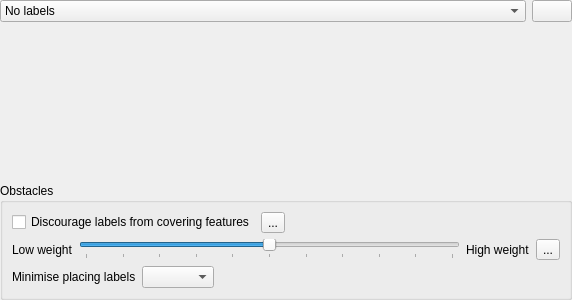
<?xml version="1.0" encoding="UTF-8"?>
<ui version="4.0">
 <class>QgsLabelingWidget</class>
 <widget class="QWidget" name="QgsLabelingWidget">
  <property name="geometry">
   <rect>
    <x>0</x>
    <y>0</y>
    <width>572</width>
    <height>300</height>
   </rect>
  </property>
  <layout class="QVBoxLayout" name="verticalLayout">
   <property name="spacing">
    <number>6</number>
   </property>
   <property name="leftMargin">
    <number>0</number>
   </property>
   <property name="topMargin">
    <number>0</number>
   </property>
   <property name="rightMargin">
    <number>0</number>
   </property>
   <property name="bottomMargin">
    <number>0</number>
   </property>
   <item>
    <layout class="QHBoxLayout" name="horizontalLayout">
     <item>
      <widget class="QComboBox" name="mLabelModeComboBox">
       <property name="sizePolicy">
        <sizepolicy hsizetype="Expanding" vsizetype="Fixed">
         <horstretch>0</horstretch>
         <verstretch>0</verstretch>
        </sizepolicy>
       </property>
       <item>
        <property name="text">
         <string>No labels</string>
        </property>
        <property name="icon">
         <iconset resource="../../images/images.qrc">
          <normaloff>:/images/themes/default/labelingNone.svg</normaloff>:/images/themes/default/labelingNone.svg</iconset>
        </property>
       </item>
       <item>
        <property name="text">
         <string>Show labels for this layer</string>
        </property>
        <property name="icon">
         <iconset resource="../../images/images.qrc">
          <normaloff>:/images/themes/default/labelingSingle.svg</normaloff>:/images/themes/default/labelingSingle.svg</iconset>
        </property>
       </item>
       <item>
        <property name="text">
         <string>Rule-based labeling</string>
        </property>
        <property name="icon">
         <iconset resource="../../images/images.qrc">
          <normaloff>:/images/themes/default/labelingRuleBased.svg</normaloff>:/images/themes/default/labelingRuleBased.svg</iconset>
        </property>
       </item>
       <item>
        <property name="text">
         <string>Blocking</string>
        </property>
        <property name="icon">
         <iconset resource="../../images/images.qrc">
          <normaloff>:/images/themes/default/labelingObstacle.svg</normaloff>:/images/themes/default/labelingObstacle.svg</iconset>
        </property>
       </item>
      </widget>
     </item>
     <item>
      <widget class="QPushButton" name="mEngineSettingsButton">
       <property name="enabled">
        <bool>true</bool>
       </property>
       <property name="toolTip">
        <string>Automated placement settings (apply to all layers)</string>
       </property>
       <property name="icon">
        <iconset resource="../../images/images.qrc">
         <normaloff>:/images/themes/default/mIconAutoPlacementSettings.svg</normaloff>:/images/themes/default/mIconAutoPlacementSettings.svg</iconset>
       </property>
       <property name="iconSize">
        <size>
         <width>24</width>
         <height>16</height>
        </size>
       </property>
      </widget>
     </item>
    </layout>
   </item>
   <item>
    <widget class="QStackedWidget" name="mStackedWidget"/>
   </item>
   <item>
    <widget class="QgsCollapsibleGroupBox" name="mObstaclesGroupBox">
     <property name="title">
      <string>Obstacles</string>
     </property>
     <property name="checkable">
      <bool>false</bool>
     </property>
     <layout class="QVBoxLayout" name="verticalLayout_17">
      <item>
       <layout class="QHBoxLayout" name="horizontalLayout_16">
        <item>
         <widget class="QCheckBox" name="mChkNoObstacle">
          <property name="enabled">
           <bool>true</bool>
          </property>
          <property name="text">
           <string>Discourage labels from covering features</string>
          </property>
         </widget>
        </item>
        <item>
         <widget class="QgsDataDefinedButton" name="mIsObstacleDDBtn">
          <property name="text">
           <string>...</string>
          </property>
         </widget>
        </item>
        <item>
         <spacer name="horizontalSpacer_24">
          <property name="orientation">
           <enum>Qt::Horizontal</enum>
          </property>
          <property name="sizeHint" stdset="0">
           <size>
            <width>40</width>
            <height>20</height>
           </size>
          </property>
         </spacer>
        </item>
       </layout>
      </item>
      <item>
       <widget class="QFrame" name="mObstaclePriorityFrame">
        <layout class="QHBoxLayout" name="horizontalLayout_18">
         <property name="margin">
          <number>0</number>
         </property>
         <item>
          <widget class="QLabel" name="label_40">
           <property name="text">
            <string>Low weight</string>
           </property>
          </widget>
         </item>
         <item>
          <widget class="QSlider" name="mObstacleFactorSlider">
           <property name="toolTip">
            <string>Controls how likely labels are to cover features in this layer</string>
           </property>
           <property name="minimum">
            <number>0</number>
           </property>
           <property name="maximum">
            <number>100</number>
           </property>
           <property name="value">
            <number>50</number>
           </property>
           <property name="orientation">
            <enum>Qt::Horizontal</enum>
           </property>
           <property name="tickPosition">
            <enum>QSlider::TicksBelow</enum>
           </property>
           <property name="tickInterval">
            <number>10</number>
           </property>
          </widget>
         </item>
         <item>
          <widget class="QLabel" name="label_41">
           <property name="text">
            <string>High weight</string>
           </property>
          </widget>
         </item>
         <item>
          <widget class="QgsDataDefinedButton" name="mObstacleFactorDDBtn">
           <property name="text">
            <string>...</string>
           </property>
          </widget>
         </item>
        </layout>
       </widget>
      </item>
      <item>
       <widget class="QFrame" name="mPolygonObstacleTypeFrame">
        <property name="frameShape">
         <enum>QFrame::NoFrame</enum>
        </property>
        <property name="frameShadow">
         <enum>QFrame::Raised</enum>
        </property>
        <layout class="QHBoxLayout" name="horizontalLayout_11">
         <property name="margin">
          <number>0</number>
         </property>
         <item>
          <widget class="QLabel" name="label_14">
           <property name="text">
            <string>Minimise placing labels</string>
           </property>
          </widget>
         </item>
         <item>
          <widget class="QComboBox" name="mObstacleTypeComboBox"/>
         </item>
         <item>
          <spacer name="horizontalSpacer_15">
           <property name="orientation">
            <enum>Qt::Horizontal</enum>
           </property>
           <property name="sizeHint" stdset="0">
            <size>
             <width>40</width>
             <height>20</height>
            </size>
           </property>
          </spacer>
         </item>
        </layout>
       </widget>
      </item>
     </layout>
    </widget>
   </item>
  </layout>
 </widget>
 <customwidgets>
  <customwidget>
   <class>QgsCollapsibleGroupBox</class>
   <extends>QGroupBox</extends>
   <header>qgscollapsiblegroupbox.h</header>
   <container>1</container>
  </customwidget>
  <customwidget>
   <class>QgsDataDefinedButton</class>
   <extends>QToolButton</extends>
   <header>qgsdatadefinedbutton.h</header>
  </customwidget>
 </customwidgets>
 <resources>
  <include location="../../images/images.qrc"/>
 </resources>
 <connections/>
</ui>
